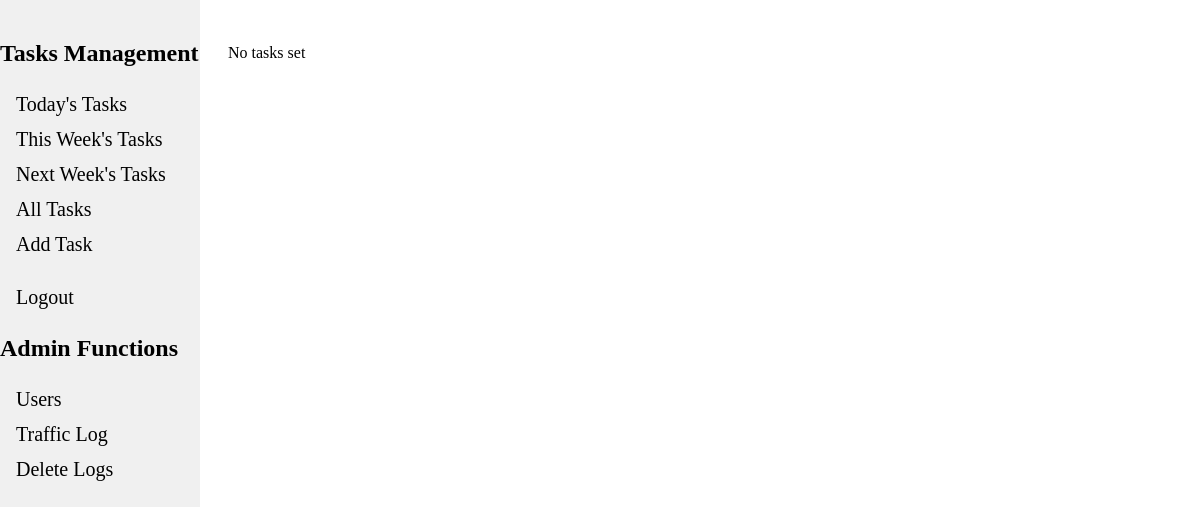
The app's page /list_tasks (signed in), older data.
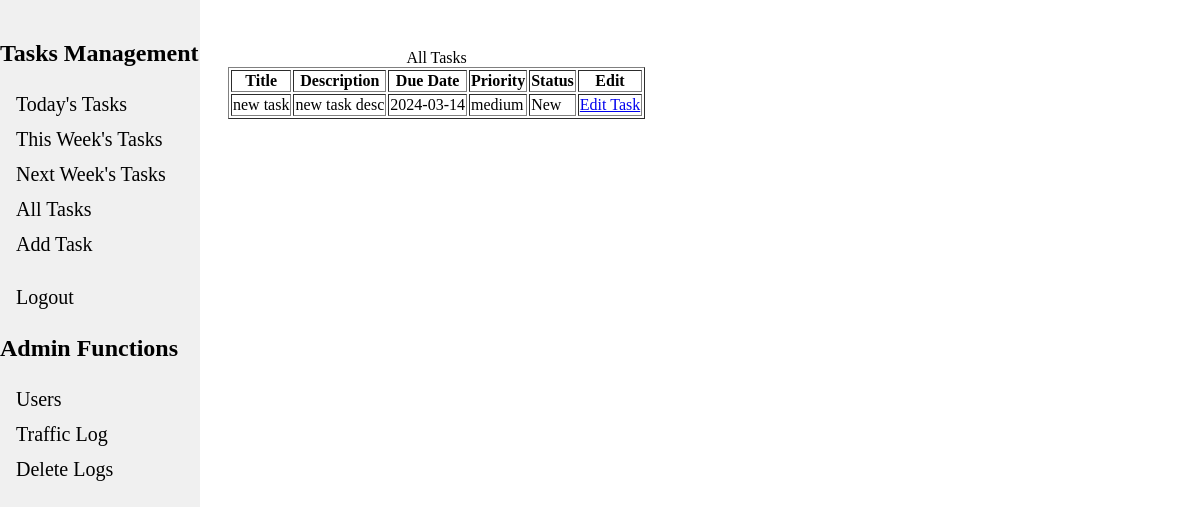
The same page, newer data.
### tables this page shows
CREATE TABLE tasks (
    id INTEGER PRIMARY KEY AUTOINCREMENT,
    user_id INTEGER KEY,
    title TEXT NOT NULL,
    description TEXT,
    due_date DATE,
    priority TEXT DEFAULT 'High',
    status TEXT DEFAULT 'New' /* Can be New, In Progress, Done, Abandoned */
);

### app.py (the view)
@app.route("/list_tasks", methods=["GET", "POST"])
@login_required
def list_tasks():
    form = ViewTaskForm()
    user_id = str(session["user_id"])
    tasks = g.db.execute("""SELECT * FROM tasks WHERE user_id = ?;""", (user_id)).fetchall()
    if form.validate_on_submit():
        print('here')   #useless function used as a milestone test. ignore but to acknowledge progress
    return render_template("view_task_form.html",tasks=tasks, form=form, caption='All Tasks')

### app.py (called while the page is built)
@app.before_request
def load_logged_in_user():
    g.user = session.get("user_id", None)
    session_email = session.get("email", None)
    g.is_admin = session.get('is_admin', None) # Could use to gate admin functions
    db = get_db()
    client_ip = request.remote_addr
    endpoint = request.endpoint
    time = datetime.now()
    g.db.execute("""INSERT INTO traffic_logs (time,ip_addr,user_email,endpoint) VALUES (?,?,?,?)""",
            (time,client_ip, session_email, endpoint))
    g.db.commit()   # note i use the global g.db, for cleanliness throughout the file

def login_required(view):
    @wraps(view)
    def wrapped_view(*args, **kwargs):
        if g.user is None:
            return redirect(url_for("login", next=request.url))
        return view(*args,**kwargs)
    return wrapped_view

### database.py (called while the page is built)
def get_db():
    if "db" not in g:
        g.db = sqlite3.connect(DATABASE, detect_types=sqlite3.PARSE_DECLTYPES)
        g.db.row_factory = sqlite3.Row
        return g.db

### templates/view_task_form.html (shortened to what this page needs)
{% extends "base.html" %}
{% block content %}
<form action="" method="POST" novalidate>
    {% if tasks %}
    <table border="1">
        <h1><caption>{{ caption }}</caption> </h1>
        <tr>
            <th>Title</th>
            <th>Description</th>
            <th>Due Date</th>
            <th>Priority</th>
            <th>Status</th>
            <th>Edit</th>
        </tr>
        {% for indivTask in tasks %}
        <tr>
            <td class="title">{{ indivTask['title'] }}  </td>
            <td>{{ indivTask['description'] }}</td>
            <td>{{ indivTask['due_date'] }}</td>
            <td>{{ indivTask['priority'] }}</td>
            <td>{{ indivTask['status'] }}</td>
            <td><a href="{{ url_for('edit_task', task_id=indivTask['id']) }}" class="btn btn-primary">Edit Task</a></td>
        </tr>
        {% endfor %}
    </table>
    {% else %}
    <p>No tasks set</p>
    {% endif %}
</form>
{% endblock %}

Row changes from the older to the newer data that the page shows:
added tasks: title "new task", description "new task desc", due_date "2024-03-14", priority "medium", status "New"
Text that changed along with them:
{{ caption }}: (not shown) → "All Tasks"
text no longer shown: "No tasks set"
text now shown: "Title Description Due Date Priority Status Edit"
